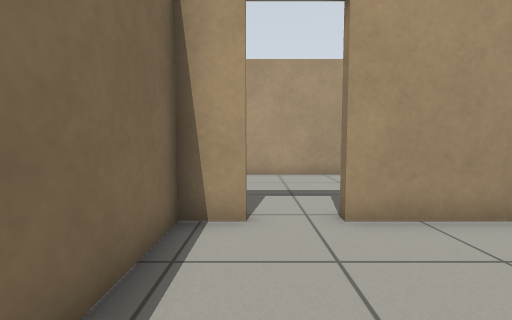
View 1 (above)

13 first-person views from a walk through a robot-simulator world made for Gazebo. The camera is 0.72 m above the floor, tilts 4° down and sees 90° across. The floor is counted in squares, 0.5 m on a side. Each view is taken from the middle of a square. On the plan, view 1 faces up. The plan holds only what a view shows up to about 13 squares ahead; the rest is blank.

View 2
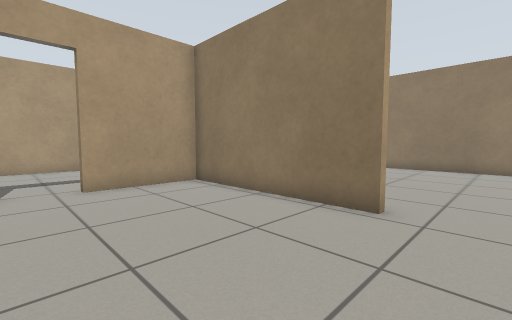

View 3
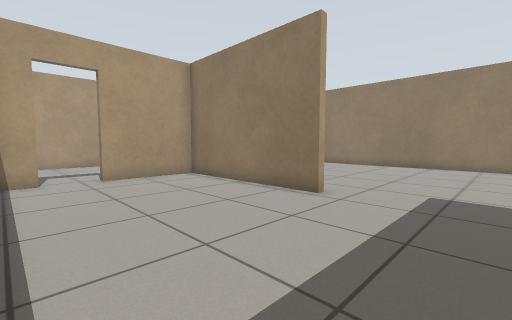

View 4
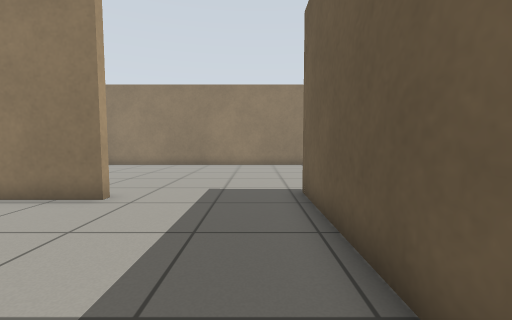

View 5
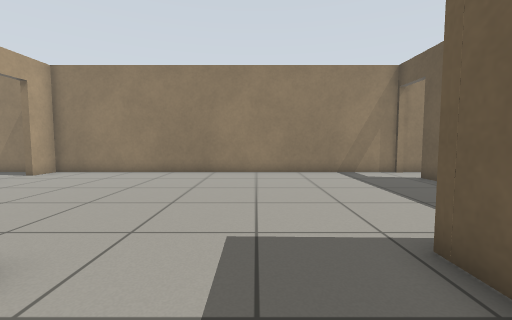

View 6
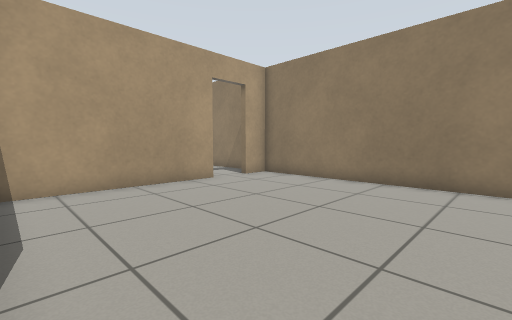

View 7
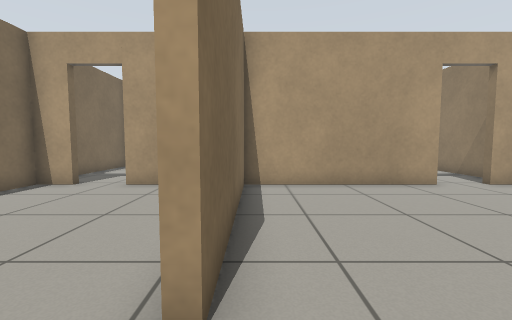

View 8
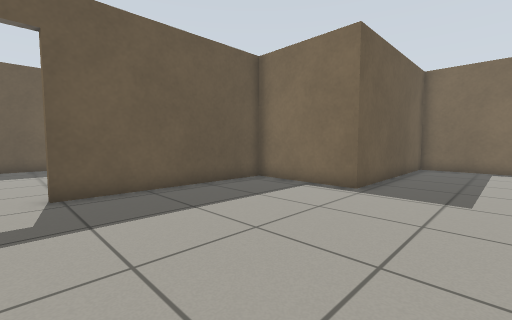

View 9
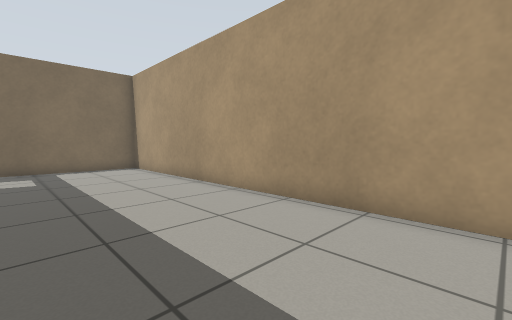

View 10
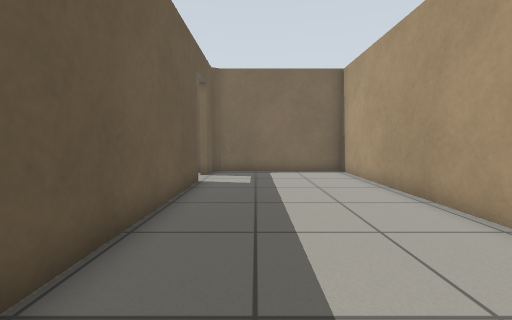

View 11
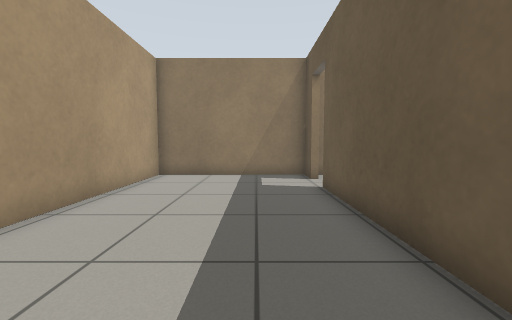

View 12
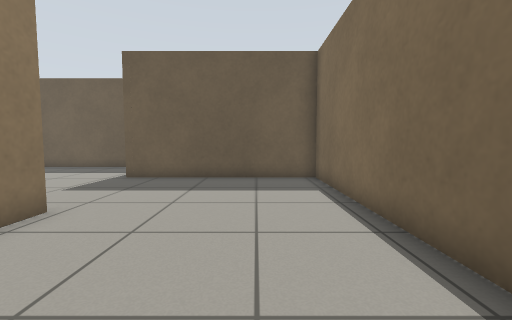

View 13
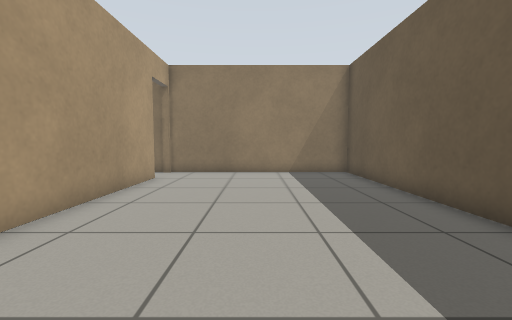

### Floor plan
Ten units are one square. View 1 is at (0, 0); x grows to the right and y downward. Boxes are objects, and circles mark ways between rooms. Rooms are numbered by the first view taken in them; rooms with no view inside come last. Other rooms are left out.
<svg viewBox="-22 -118 179 326">
<path fill="none" stroke="#000" d="M53 22 53 -46 15 -46M-2 -46 -14 -46M-14 -48 -14 73 63 73M63 73 62 116 133 116M121 -46 55 -46M56 -42 56 22M152 121 152 -46 139 -46M15 -49 121 -49M139 -49 152 -49 152 -113 -17 -113 -17 -53 -15 -49 -2 -49M72 203 152 203 152 121M133 119 69 119"/>
<circle cx="60" cy="50" r="3" fill="#2a7"/>
<circle cx="5" cy="-50" r="3" fill="#2a7"/>
<circle cx="130" cy="-50" r="3" fill="#2a7"/>
<circle cx="145" cy="120" r="3" fill="#2a7"/>
<text x="20" y="10">1</text>
<text x="100" y="40">2</text>
<text x="60" y="-90">3</text>
<text x="60" y="160">4</text>
</svg>
Room 1 opens to room 2. Room 1 opens to room 3. Room 2 opens to room 3. Room 2 opens to room 4.

Where each view was taken, in squares from view 1:
view 1: 0 up, 0 right, facing up
view 2: 4 down, 0 right, facing up-right
view 3: 6 down, 1 left, facing up-right
view 4: 6 down, 1 left, facing right
view 5: 5 down, 3 right, facing right
view 6: 4 down, 6 right, facing up-right
view 7: 4 down, 6 right, facing up
view 8: 4 down, 14 right, facing down-left
view 9: 6 up, 13 right, facing up-left
view 10: 7 up, 11 right, facing left
view 11: 7 up, 4 right, facing right
view 12: 3 up, 1 right, facing down
view 13: 16 down, 3 right, facing right
